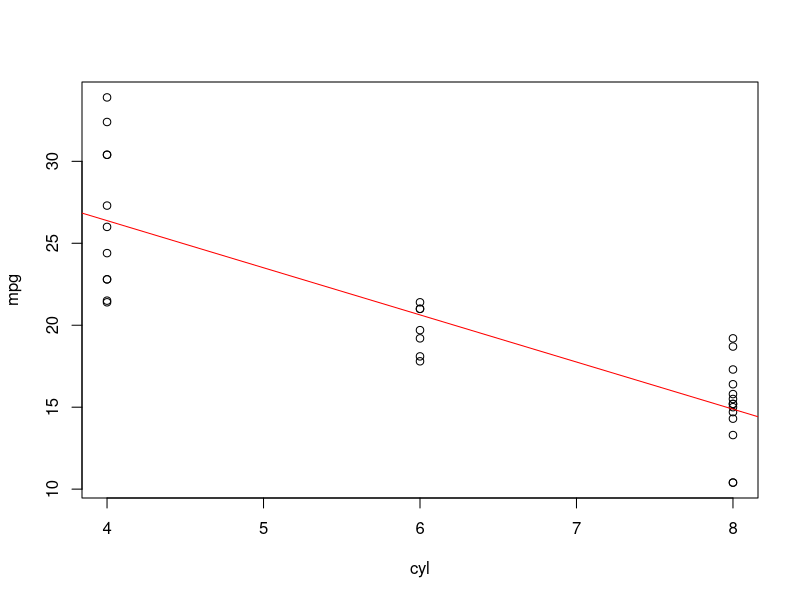

Recreate this plot in R.
## ---- chunk 1
knitr::opts_chunk$set(echo = TRUE)
## ---- chunk 2
head(mtcars)
## ---- chunk 3
data("mtcars")
 mtcars.cyl.formula <- mpg ~ cyl
    mtcars.cyl.lm <- lm(formula=mtcars.cyl.formula, data=mtcars)
     
## ---- chunk 4
plot(mtcars.cyl.formula, data=mtcars)
abline(mtcars.cyl.lm,col="Red")
